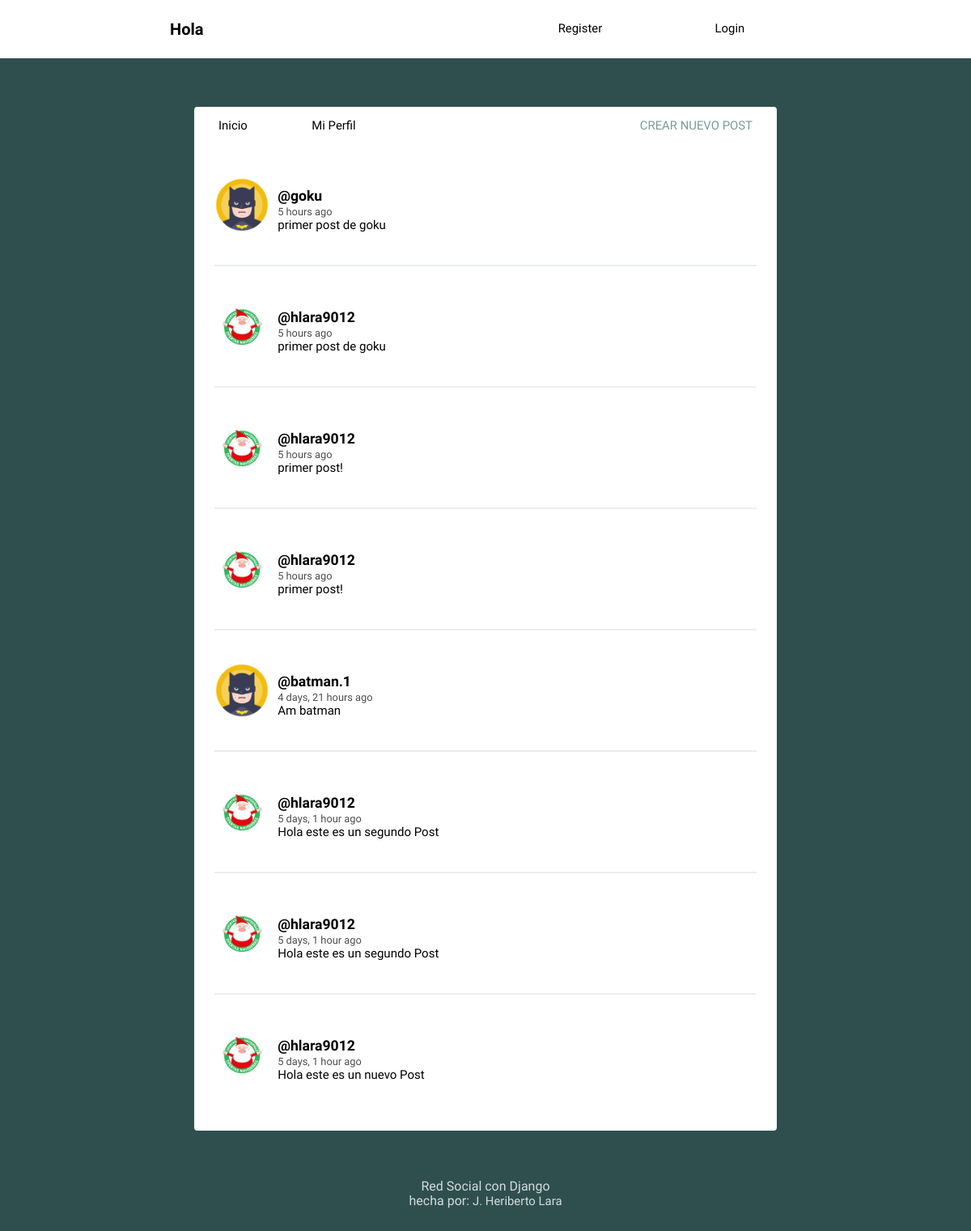
The page / on the database its author committed.
### social/models.py (models this page shows, shortened)
class Post(models.Model):
    user = models.ForeignKey(User, on_delete=models.CASCADE, related_name='post')
    timestamp = models.DateTimeField(default=timezone.now)
    content = models.TextField()
    class Meta:
        ordering = ['-timestamp']

class Profile(models.Model):
    user = models.OneToOneField(User, on_delete=models.CASCADE)
    image = models.ImageField(default='batman.png')

### social/views.py (the view)
# urls.py: path('', views.feed, name='feed'),
def feed(request):
    posts = Post.objects.all()
    context = {'posts': posts}
    return render(request, 'social/feed.html', context)

### social/templates/social/feed.html (shortened to what this page needs)
{% extends 'social/layout.html' %}
{% load humanize %}
{% block content %}
{% for post in posts %}
<article>
    <div class="container-article">
        <img src="{{ post.user.profile.image.url }}">
        <div>
            <h2 class="username"><a href="{% url 'profile' post.user.username %}">@{{ post.user.username }}</a></h2>
            <time data-time="#">{{ post.timestamp|naturaltime }}</time>
            <div class="post">{{ post.content }}</div>
        </div>
    </div>
</article>
{% endfor %}
{% endblock %}

### social/templates/social/layout.html (shortened to what this page needs)
<!DOCTYPE html>
{% load static %}
<html>
<head>
	<link rel="stylesheet" type="text/css" href="{% static 'normalize.css' %}">
	<link rel="stylesheet" type="text/css" href="{% static 'style.css' %}">
</head>
<body>
	<header class="main-head">
		<nav class="main">
			<h1 id="logo">Hola</h1>
			<ul>
                {% if request.user.is_authenticated %}
				<li><a href="{% url 'logout' %}">Logout</a></li>
                {% else %}
				<li><a href="{% url 'register' %}">Register</a></li>
				<li><a href="{% url 'login' %}">Login</a></li>
                {% endif %}
			</ul>
		</nav>
	</header>
	<div class="main">
		<nav class="second-nav">
			<a class="feed" href="{% url 'feed' %}">Inicio</a>
			<a class="profile" href="#">Mi Perfil</a>
			<a class="new" href="{% url 'post' %}">Crear nuevo post</a>
		</nav>
		{% block content %}
		{% endblock content %}
	</div>
	<footer>
		<div class="row">
			<p>Red Social con Django<br>hecha por: <a href="https://www.linkedin.com/in/heriberto-lara-26a50a213/">J. Heriberto Lara</a></p>
		</div>
	</footer>
</body>
</html>

### social/static/style.css (style rules this page uses)
body { background: #2F4F4F; font-size: 62.5%; font-family: 'Varela Round', Helvetica, Arial, serif; }
p { font-size: 1rem; }
img { object-fit: cover; }
.main-head { background: white; color: black; }
nav.main { min-height: 7vh; display: flex; width: 65%; margin: auto; align-items: center; padding: 0.5rem; }
nav.main ul { display: flex; flex: 1 1 40rem; justify-content: space-around; align-items: center; list-style: none; }
#logo { flex: 2 1 40rem; }
a { font-size: .93rem; text-decoration: none; color: black; }
.main { background: white; width: 60%; margin: 5% auto; border-radius: 4px; padding-bottom: 20px; }
.second-nav { display: flex; padding: 15px 30px; }
.second-nav .feed { flex: 1 1 30px; }
.second-nav .profile { flex: 1 1 30px; }
.second-nav .new { flex: 6 1 5rem; text-align: right; text-transform: uppercase; color: #7A9D96; }
article { width: 93%; margin: auto; padding: 40px 0; border-bottom: 2px solid #ECEEEF; }
.username { margin-bottom: .2rem; }
.username a { font-size: 1.1rem; }
.container-article { display: flex; }
.container-article img { height: 68px; width: 68px; margin-right: 10px; border-radius: 50%; }
article:last-child { border-bottom: 0; }
time { font-size: .8rem; opacity: .7; }
.post { font-size: .94rem; }
.profile { display: flex; align-items: center; flex-direction: column; }
footer { color: white; text-align: center; font-size: .875em; margin: 40px 0; }
footer p { opacity: .8; }
footer p a { color: white; }

### rows shown on the page
Post: user.profile.image (picture), user.username "goku", timestamp "5 hours ago", content "primer post de goku"
Post: user.profile.image (picture), user.username "hlara9012", timestamp "5 hours ago", content "primer post de goku"
Post: user.profile.image (picture), user.username "hlara9012", timestamp "5 hours ago", content "primer post!"
Post: user.profile.image (picture), user.username "hlara9012", timestamp "5 hours ago", content "primer post!"
Post: user.profile.image (picture), user.username "batman.1", timestamp "4 days, 21 hours ago", content "Am batman"
Post: user.profile.image (picture), user.username "hlara9012", timestamp "5 days, 1 hour ago", content "Hola este es un segundo Post"
Post: user.profile.image (picture), user.username "hlara9012", timestamp "5 days, 1 hour ago", content "Hola este es un segundo Post"
Post: user.profile.image (picture), user.username "hlara9012", timestamp "5 days, 1 hour ago", content "Hola este es un nuevo Post"
